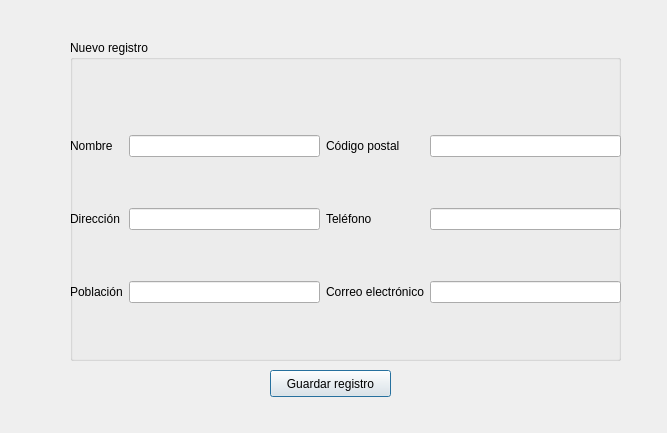
<?xml version="1.0" encoding="UTF-8"?>
<ui version="4.0">
 <class>Dialog_NuevoRegistro</class>
 <widget class="QDialog" name="Dialog_NuevoRegistro">
  <property name="geometry">
   <rect>
    <x>0</x>
    <y>0</y>
    <width>667</width>
    <height>433</height>
   </rect>
  </property>
  <property name="windowTitle">
   <string>Dialog</string>
  </property>
  <widget class="QGroupBox" name="GB_NuevoRegistro">
   <property name="geometry">
    <rect>
     <x>70</x>
     <y>40</y>
     <width>551</width>
     <height>321</height>
    </rect>
   </property>
   <property name="title">
    <string>Nuevo registro</string>
   </property>
   <widget class="QWidget" name="layoutWidget">
    <property name="geometry">
     <rect>
      <x>0</x>
      <y>50</y>
      <width>551</width>
      <height>261</height>
     </rect>
    </property>
    <layout class="QGridLayout" name="gridLayout">
     <item row="0" column="3">
      <widget class="QLineEdit" name="LE_CodPostalNew"/>
     </item>
     <item row="1" column="3">
      <widget class="QLineEdit" name="LE_TelefonoNew"/>
     </item>
     <item row="2" column="2">
      <widget class="QLabel" name="label_6">
       <property name="text">
        <string>Correo electrónico</string>
       </property>
      </widget>
     </item>
     <item row="1" column="1">
      <widget class="QLineEdit" name="LE_DireccionNew"/>
     </item>
     <item row="0" column="1">
      <widget class="QLineEdit" name="LE_NombreNew"/>
     </item>
     <item row="0" column="0">
      <widget class="QLabel" name="label">
       <property name="text">
        <string>Nombre</string>
       </property>
      </widget>
     </item>
     <item row="1" column="2">
      <widget class="QLabel" name="label_4">
       <property name="text">
        <string>Teléfono</string>
       </property>
      </widget>
     </item>
     <item row="2" column="3">
      <widget class="QLineEdit" name="LE_EmailNew"/>
     </item>
     <item row="0" column="2">
      <widget class="QLabel" name="label_2">
       <property name="text">
        <string>Código postal</string>
       </property>
      </widget>
     </item>
     <item row="2" column="1">
      <widget class="QLineEdit" name="LE_PoblacionNew"/>
     </item>
     <item row="1" column="0">
      <widget class="QLabel" name="label_3">
       <property name="text">
        <string>Dirección</string>
       </property>
      </widget>
     </item>
     <item row="2" column="0">
      <widget class="QLabel" name="label_5">
       <property name="text">
        <string>Población</string>
       </property>
      </widget>
     </item>
    </layout>
   </widget>
  </widget>
  <widget class="QPushButton" name="Btn_GuardarRegistro">
   <property name="geometry">
    <rect>
     <x>270</x>
     <y>370</y>
     <width>121</width>
     <height>27</height>
    </rect>
   </property>
   <property name="text">
    <string>Guardar registro</string>
   </property>
  </widget>
 </widget>
 <resources/>
 <connections/>
</ui>
